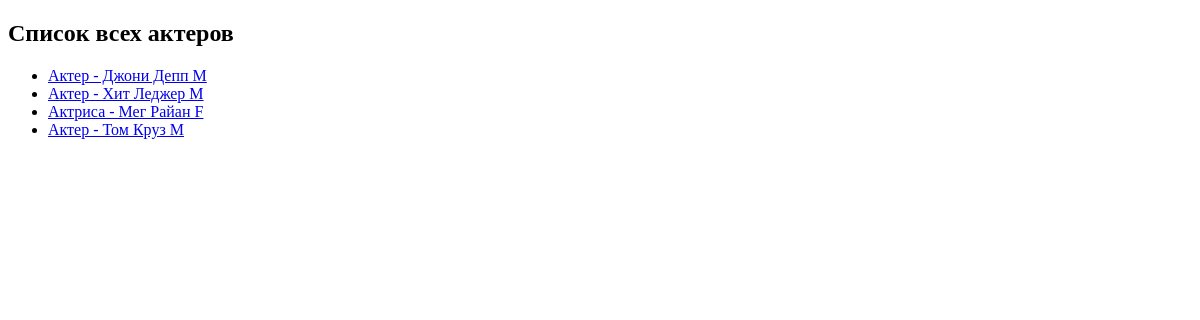
The page /actors/ on the database as committed earlier.
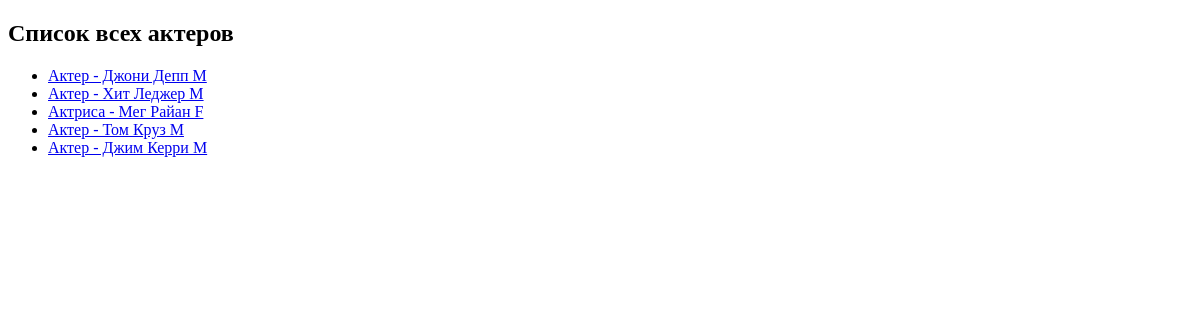
The same page on the database as committed later.
### movie_app/models.py (models this page shows)
class Actor(models.Model):
    MALE = 'M'
    FEMALE = 'F'
    GENDERS = [
        (MALE, 'Мужчина'),
        (FEMALE, 'Женщина'),
    ]
    first_name = models.CharField(max_length=100)
    last_name = models.CharField(max_length=100)
    dressing = models.OneToOneField(DressingRoom, on_delete=models.SET_NULL, null=True, blank=True)
    gender = models.CharField(max_length=1, choices=GENDERS, default=MALE)
    def __str__(self):
        if self.gender == self.MALE:
            return f'Актер - {self.first_name} {self.last_name} {self.gender}'
        else:
            return f'Актриса - {self.first_name} {self.last_name} {self.gender}'
    def get_url(self):
        return reverse('movie-actor', args=[self.id])

### movie_app/views.py (the view)
# urls.py: path('actors/', views.all_actors),
def all_actors(request):
    actors = Actor.objects.all()
    return render(request, 'movie_app/all_actors.html', {
        'actors': actors,
    })

### movie_app/templates/movie_app/all_actors.html (shortened to what this page needs)
{% extends 'movie_app/base.html'%}
{% block content %}
    <h2>Список всех актеров  </h2>
    <ul>
        {% for actor in actors %}
        <li><a href="{{ actor.get_url }}">{{actor}}</a></li>
        {% endfor %}
    </ul>
{% endblock %}

Rows that differ between the two databases and show on the page:
added Actor: gender+first_name+last_name "Актер - Джим Керри M"
